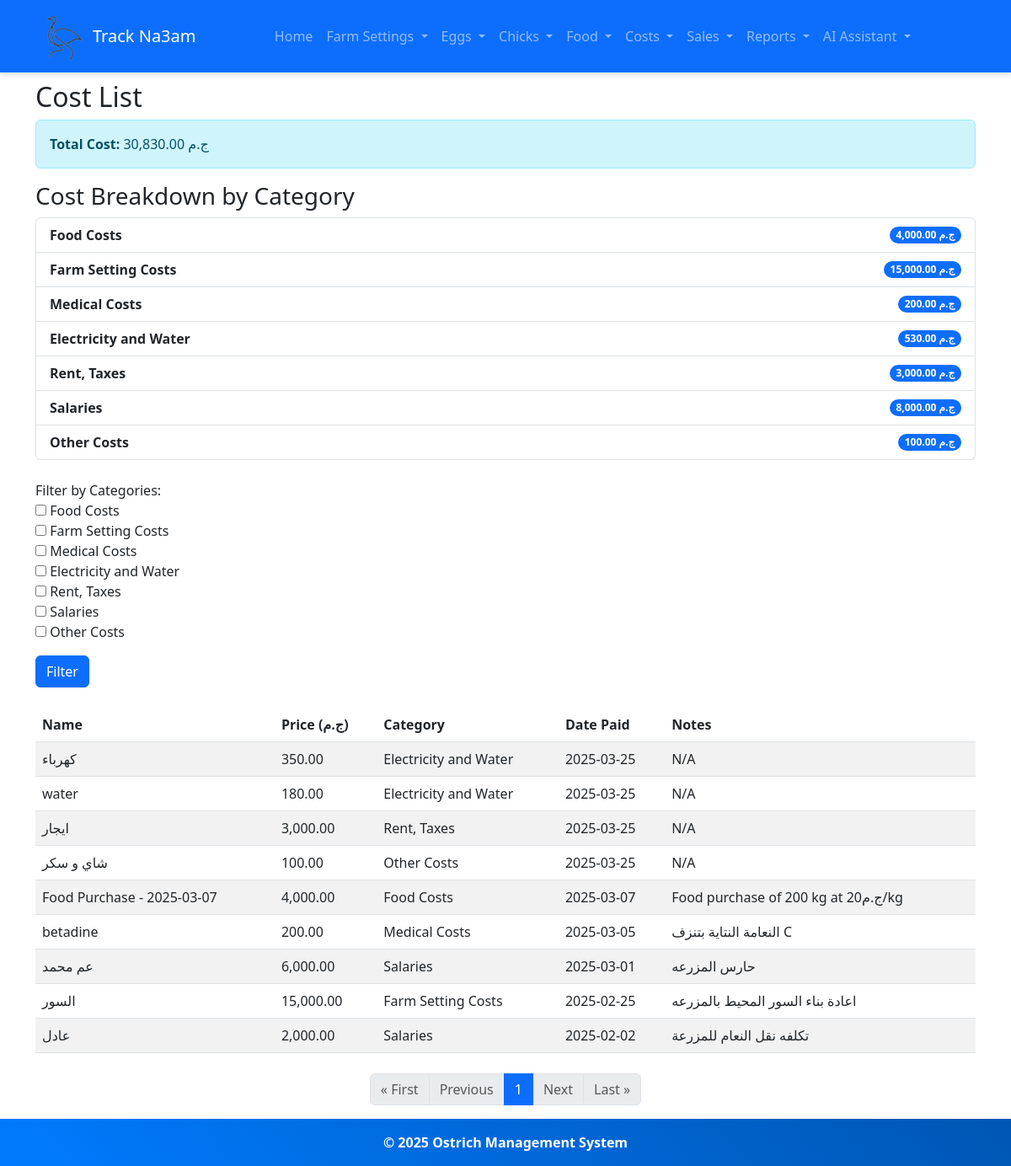
The app's page /cost-list/ with its own data.
### ostrich/models.py (models this page shows, shortened)
class CostCategory(models.Model):
    name = models.CharField(max_length=100, unique=True)

class Cost(models.Model):
    name = models.CharField(max_length=200)
    price = models.DecimalField(max_digits=10, decimal_places=2)
    category = models.ForeignKey(CostCategory, on_delete=models.PROTECT, related_name='costs')
    date_paid = models.DateField(default=timezone.now, null=True, blank=True)  # For periodic costs
    notes = models.TextField(blank=True, null=True)  # Optional notes field

### ostrich/views.py (the view)
# urls.py: path('cost-list/', views.cost_list, name='cost_list'),
def cost_list(request):
    costs = Cost.objects.all().order_by('-date_paid')
    selected_categories = request.GET.getlist('categories')
    if selected_categories:
        costs = costs.filter(category__id__in=selected_categories)
    total_cost = costs.aggregate(total=Sum('price'))['total'] or 0
    category_totals = []
    for category in CostCategory.objects.all():
        total = category.costs.aggregate(total=Sum('price'))['total'] or 0
        category_totals.append({
            'category_name': category.name,
            'total': total,
        })
    paginator = Paginator(costs, 20)  # Show 20 costs per page
    page_number = request.GET.get('page')
    page_costs = paginator.get_page(page_number)
    categories = CostCategory.objects.all()
    context = {
        'page_costs': page_costs,
        'categories': categories,
        'selected_categories': selected_categories,
        'total_cost': total_cost,
        'category_totals': category_totals,
    }
    return render(request, 'costs/cost_list.html', context)

### templates/costs/cost_list.html
{% extends 'base.html' %}
{% load humanize %}
{% block content %}
<h2>Cost List</h2>
<div class="alert alert-info">
    <strong>Total Cost:</strong> {{ total_cost|floatformat:2|intcomma }} ج.م
</div>
<h3>Cost Breakdown by Category</h3>
<ul class="list-group">
    {% for category_total in category_totals %}
    <li class="list-group-item d-flex justify-content-between align-items-center">
        <strong>{{ category_total.category_name }}</strong>
        <span class="badge bg-primary rounded-pill">{{ category_total.total|floatformat:2|intcomma }} ج.م</span>
    </li>
    {% endfor %}
</ul>
<form method="get" class="mt-4">
    <div class="mb-3">
        <label>Filter by Categories:</label><br>
        {% for category in categories %}
        <input type="checkbox" name="categories" value="{{ category.id }}"
               {% if category.id in selected_categories %}checked{% endif %}>
        <label>{{ category.name }}</label><br>
        {% endfor %}
    </div>
    <button type="submit" class="btn btn-primary">Filter</button>
</form>
<table class="table table-striped mt-4">
    <thead>
        <tr>
            <th>Name</th>
            <th>Price (ج.م)</th>
            <th>Category</th>
            <th>Date Paid</th>
            <th>Notes</th>
        </tr>
    </thead>
    <tbody>
        {% for cost in page_costs %}
        <tr>
            <td>{{ cost.name }}</td>
            <td>{{ cost.price|floatformat:2|intcomma }}</td>
            <td>{{ cost.category.name }}</td>
            <td>{{ cost.date_paid|date:"Y-m-d" }}</td>
            <td>{{ cost.notes|default:"N/A" }}</td>
        </tr>
        {% empty %}
        <tr>
            <td colspan="5" class="text-center">No costs available.</td>
        </tr>
        {% endfor %}
    </tbody>
</table>
<nav aria-label="Page navigation" class="mt-4">
    <ul class="pagination justify-content-center">
        {% if page_costs.has_previous %}
        <li class="page-item">
            <a class="page-link" href="?page=1">&laquo; First</a>
        </li>
        <li class="page-item">
            <a class="page-link" href="?page={{ page_costs.previous_page_number }}">Previous</a>
        </li>
        {% else %}
        <li class="page-item disabled">
            <a class="page-link" href="#" tabindex="-1" aria-disabled="true">&laquo; First</a>
        </li>
        <li class="page-item disabled">
            <a class="page-link" href="#" tabindex="-1" aria-disabled="true">Previous</a>
        </li>
        {% endif %}
        <li class="page-item active" aria-current="page">
            <span class="page-link">{{ page_costs.number }}</span>
        </li>
        {% if page_costs.has_next %}
        <li class="page-item">
            <a class="page-link" href="?page={{ page_costs.next_page_number }}">Next</a>
        </li>
        <li class="page-item">
            <a class="page-link" href="?page={{ page_costs.paginator.num_pages }}">Last &raquo;</a>
        </li>
        {% else %}
        <li class="page-item disabled">
            <a class="page-link" href="#" tabindex="-1" aria-disabled="true">Next</a>
        </li>
        <li class="page-item disabled">
            <a class="page-link" href="#" tabindex="-1" aria-disabled="true">Last &raquo;</a>
        </li>
        {% endif %}
    </ul>
</nav>
{% endblock %}

### ostrich/static/css/styles.css (style rules this page uses)
.btn { transition: all 0.3s ease-in-out; }

### records on screen
CostCategory: category_name "Food Costs", name "Food Costs"
CostCategory: category_name "Farm Setting Costs", name "Farm Setting Costs"
CostCategory: category_name "Medical Costs", name "Medical Costs"
CostCategory: category_name "Electricity and Water", name "Electricity and Water"
CostCategory: category_name "Rent, Taxes", name "Rent, Taxes"
CostCategory: category_name "Salaries", name "Salaries"
CostCategory: category_name "Other Costs", name "Other Costs"
Cost: name "كهرباء", price "350.00", category.name "Electricity and Water", date_paid "2025-03-25", notes "N/A"
Cost: name "water", price "180.00", category.name "Electricity and Water", date_paid "2025-03-25", notes "N/A"
Cost: name "ايجار", price "3,000.00", category.name "Rent, Taxes", date_paid "2025-03-25", notes "N/A"
Cost: name "شاي و سكر", price "100.00", category.name "Other Costs", date_paid "2025-03-25", notes "N/A"
Cost: name "Food Purchase - 2025-03-07", price "4,000.00", category.name "Food Costs", date_paid "2025-03-07", notes "Food purchase of 200 kg at ج.م20/kg"
Cost: name "betadine", price "200.00", category.name "Medical Costs", date_paid "2025-03-05", notes "النعامة النتاية بتنزف C"
Cost: name "عم محمد", price "6,000.00", category.name "Salaries", date_paid "2025-03-01", notes "حارس المزرعه"
Cost: name "السور", price "15,000.00", category.name "Farm Setting Costs", date_paid "2025-02-25", notes "اعادة بناء السور المحيط بالمزرعه"
Cost: name "عادل", price "2,000.00", category.name "Salaries", date_paid "2025-02-02", notes "تكلفه نقل النعام للمزرعة"

### other values on screen
{{ total_cost|floatformat:2|intcomma }} "30,830.00"
{{ category_total.total|floatformat:2|intcomma }} "4,000.00" "15,000.00" "200.00" "530.00" "3,000.00" "8,000.00" "100.00"
{{ page_costs.number }} "1"
